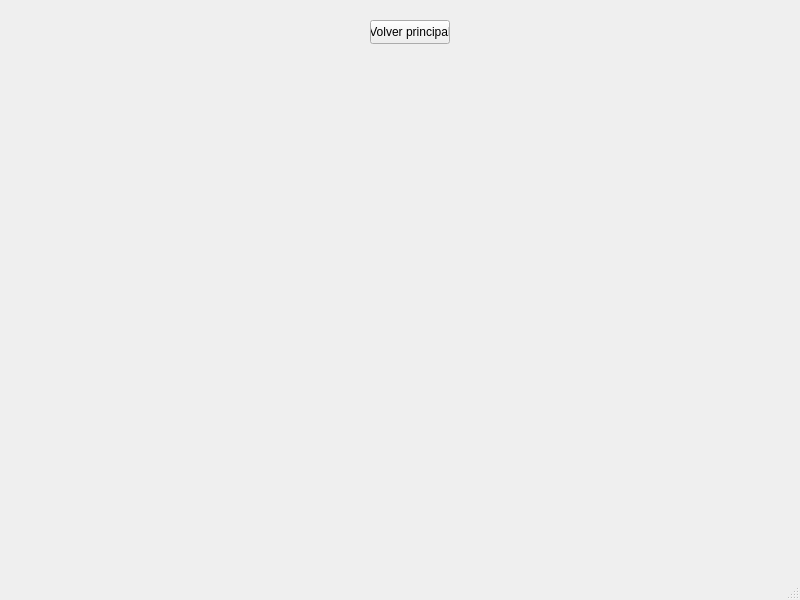
<?xml version="1.0" encoding="UTF-8"?>
<ui version="4.0">
 <class>ThirdWindow</class>
 <widget class="QMainWindow" name="ThirdWindow">
  <property name="geometry">
   <rect>
    <x>0</x>
    <y>0</y>
    <width>800</width>
    <height>600</height>
   </rect>
  </property>
  <property name="windowTitle">
   <string>MainWindow</string>
  </property>
  <widget class="QWidget" name="centralwidget">
   <widget class="QPushButton" name="pushButton">
    <property name="geometry">
     <rect>
      <x>370</x>
      <y>20</y>
      <width>80</width>
      <height>24</height>
     </rect>
    </property>
    <property name="text">
     <string>Volver principal</string>
    </property>
   </widget>
  </widget>
  <widget class="QMenuBar" name="menubar">
   <property name="geometry">
    <rect>
     <x>0</x>
     <y>0</y>
     <width>800</width>
     <height>21</height>
    </rect>
   </property>
  </widget>
  <widget class="QStatusBar" name="statusbar"/>
 </widget>
 <resources/>
 <connections/>
</ui>
